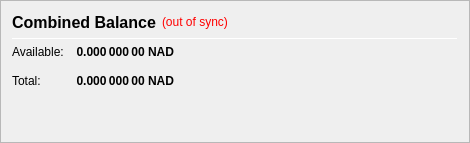
                   <widget class="QFrame" name="frame_CombinedBalances">
                    <property name="minimumSize">
                     <size>
                      <width>470</width>
                      <height>0</height>
                     </size>
                    </property>
                    <property name="frameShape">
                     <enum>QFrame::StyledPanel</enum>
                    </property>
                    <property name="frameShadow">
                     <enum>QFrame::Raised</enum>
                    </property>
                    <layout class="QVBoxLayout" name="verticalLayout_5">
                     <item>
                      <layout class="QHBoxLayout" name="horizontalLayout_5" stretch="0,0,0">
                       <item>
                        <widget class="QLabel" name="label_5z">
                         <property name="minimumSize">
                          <size>
                           <width>0</width>
                           <height>20</height>
                          </size>
                         </property>
                         <property name="font">
                          <font>
                           <pointsize>12</pointsize>
                           <weight>75</weight>
                           <bold>true</bold>
                          </font>
                         </property>
                         <property name="toolTip">
                          <string>Combined Balance (including unconfirmed and immature coins)</string>
                         </property>
                         <property name="text">
                          <string>Combined Balance</string>
                         </property>
                        </widget>
                       </item>
                       <item>
                        <widget class="QLabel" name="labelWalletStatus">
                         <property name="cursor">
                          <cursorShape>WhatsThisCursor</cursorShape>
                         </property>
                         <property name="toolTip">
                          <string>The displayed information may be out of date. Your wallet automatically synchronizes with the NADIR network after a connection is established, but this process has not completed yet.</string>
                         </property>
                         <property name="styleSheet">
                          <string notr="true">QLabel { color: red; }</string>
                         </property>
                         <property name="text">
                          <string notr="true">(out of sync)</string>
                         </property>
                         <property name="alignment">
                          <set>Qt::AlignLeading|Qt::AlignLeft|Qt::AlignVCenter</set>
                         </property>
                        </widget>
                       </item>
                       <item>
                        <spacer name="horizontalSpacer_1">
                         <property name="orientation">
                          <enum>Qt::Horizontal</enum>
                         </property>
                         <property name="sizeHint" stdset="0">
                          <size>
                           <width>40</width>
                           <height>20</height>
                          </size>
                         </property>
                        </spacer>
                       </item>
                      </layout>
                     </item>
                     <item>
                      <widget class="Line" name="line_CombinedBalance">
                       <property name="minimumSize">
                        <size>
                         <width>0</width>
                         <height>1</height>
                        </size>
                       </property>
                       <property name="maximumSize">
                        <size>
                         <width>16777215</width>
                         <height>1</height>
                        </size>
                       </property>
                       <property name="orientation">
                        <enum>Qt::Horizontal</enum>
                       </property>
                      </widget>
                     </item>
                     <item>
                      <layout class="QGridLayout" name="gridLayout_3">
                       <property name="spacing">
                        <number>12</number>
                       </property>
                       <item row="1" column="0">
                        <widget class="QLabel" name="labelBalanceTextz">
                         <property name="text">
                          <string>Available:</string>
                         </property>
                        </widget>
                       </item>
                       <item row="1" column="1">
                        <widget class="QLabel" name="labelBalancez">
                         <property name="font">
                          <font>
                           <weight>75</weight>
                           <bold>true</bold>
                          </font>
                         </property>
                         <property name="cursor">
                          <cursorShape>IBeamCursor</cursorShape>
                         </property>
                         <property name="toolTip">
                          <string>Your current spendable balance</string>
                         </property>
                         <property name="text">
                          <string notr="true">0.000 000 00 NAD</string>
                         </property>
                         <property name="alignment">
                          <set>Qt::AlignRight|Qt::AlignTrailing|Qt::AlignVCenter</set>
                         </property>
                         <property name="textInteractionFlags">
                          <set>Qt::LinksAccessibleByMouse|Qt::TextSelectableByKeyboard|Qt::TextSelectableByMouse</set>
                         </property>
                        </widget>
                       </item>
                       <item row="2" column="0">
                        <widget class="QLabel" name="labelTotalTextz">
                         <property name="text">
                          <string>Total:</string>
                         </property>
                        </widget>
                       </item>
                       <item row="2" column="1">
                        <widget class="QLabel" name="labelTotalz">
                         <property name="font">
                          <font>
                           <weight>75</weight>
                           <bold>true</bold>
                          </font>
                         </property>
                         <property name="cursor">
                          <cursorShape>IBeamCursor</cursorShape>
                         </property>
                         <property name="toolTip">
                          <string>Total Balance, including all unavailable coins.</string>
                         </property>
                         <property name="text">
                          <string notr="true">0.000 000 00 NAD</string>
                         </property>
                         <property name="alignment">
                          <set>Qt::AlignRight|Qt::AlignTrailing|Qt::AlignVCenter</set>
                         </property>
                         <property name="textInteractionFlags">
                          <set>Qt::LinksAccessibleByMouse|Qt::TextSelectableByKeyboard|Qt::TextSelectableByMouse</set>
                         </property>
                        </widget>
                       </item>
                       <item row="2" column="3">
                        <spacer name="horizontalSpacer_2">
                         <property name="orientation">
                          <enum>Qt::Horizontal</enum>
                         </property>
                         <property name="sizeHint" stdset="0">
                          <size>
                           <width>40</width>
                           <height>20</height>
                          </size>
                         </property>
                        </spacer>
                       </item>
                      </layout>
                     </item>
                     <item>
                      <spacer name="verticalSpacer_1">
                       <property name="orientation">
                        <enum>Qt::Vertical</enum>
                       </property>
                       <property name="sizeHint" stdset="0">
                        <size>
                         <width>20</width>
                         <height>40</height>
                        </size>
                       </property>
                      </spacer>
                     </item>
                    </layout>
                   </widget>
